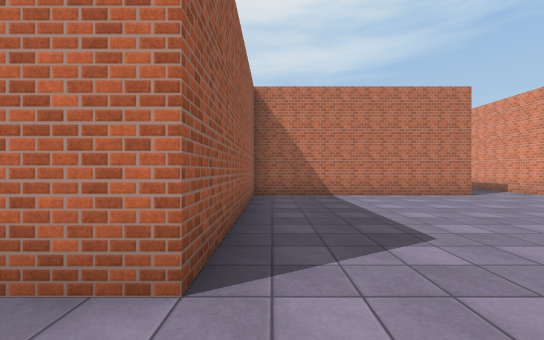
[1] (above)

20 first-person views from a walk through a 3-D level made in the Unity game engine. The camera is 1.4 m above the floor, looks level and sees 90° across. The floor is counted in squares, 2 m on a side. Each view is taken from the middle of a square. On the plan, view 1 faces up. The plan holds only what a view shows up to about 9 squares ahead; the rest is blank. The place goes on beyond the plan. Surface patterns are stand-ins for the level's own textures.

[2]
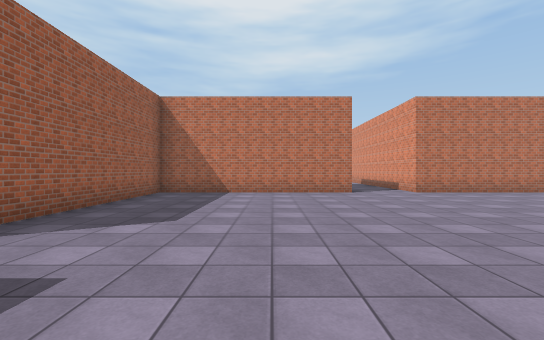

[3]
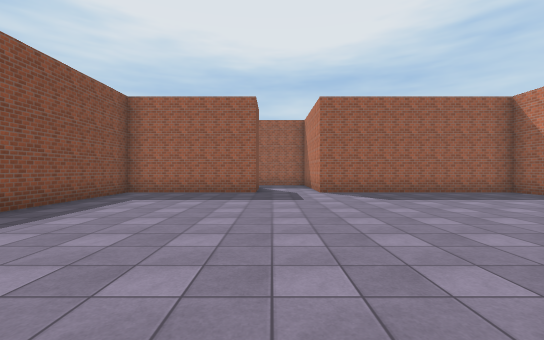

[4]
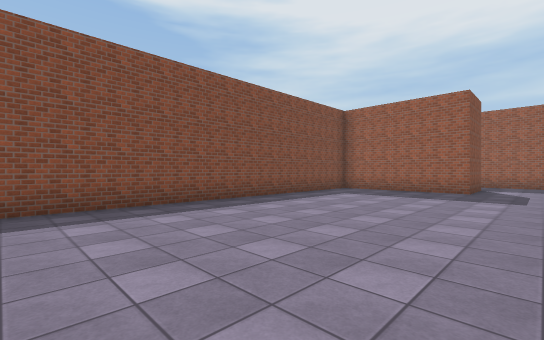

[5]
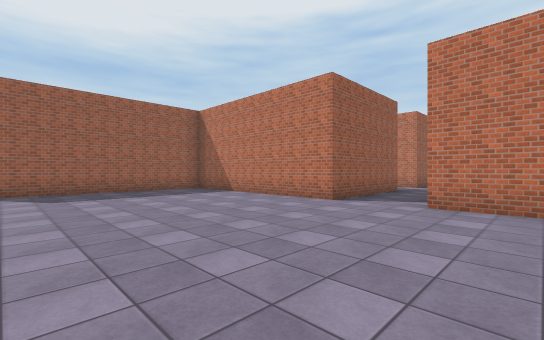

[6]
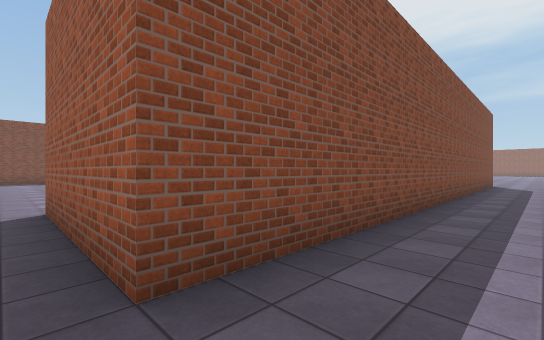

[7]
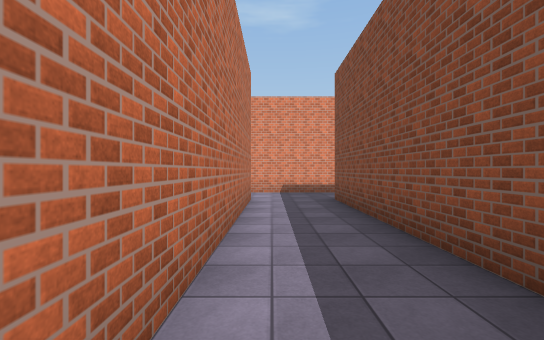

[8]
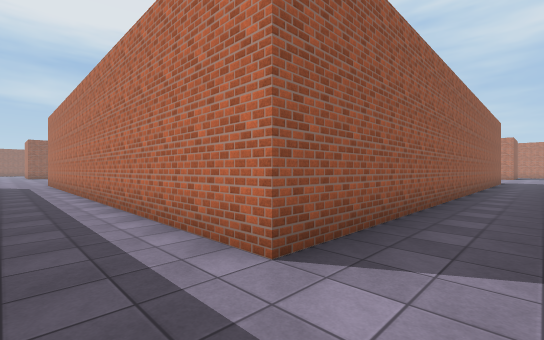

[9]
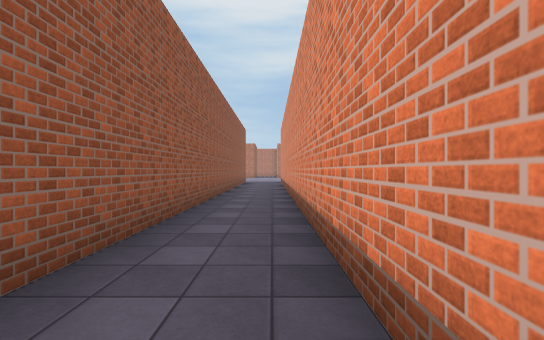

[10]
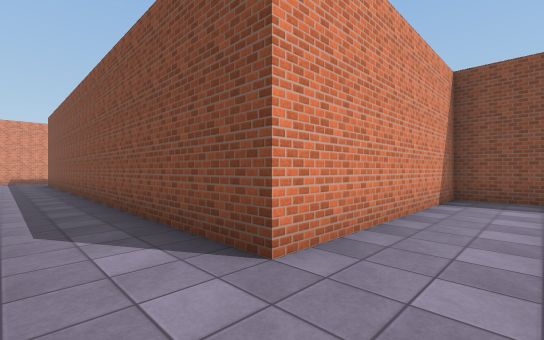

[11]
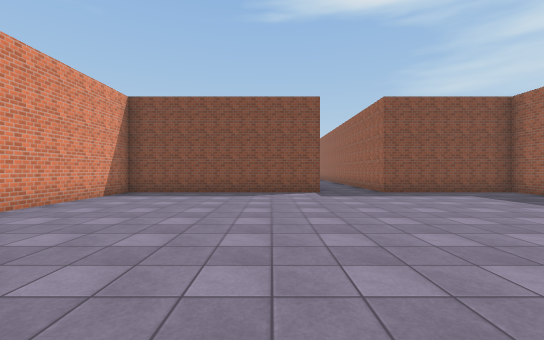

[12]
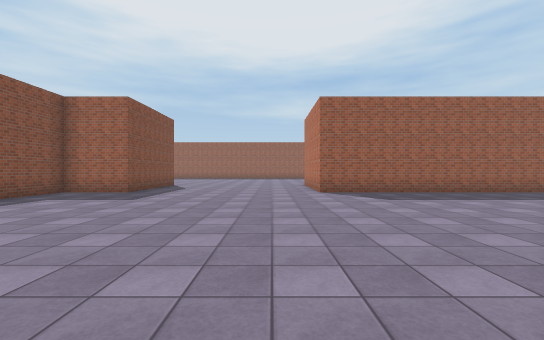

[13]
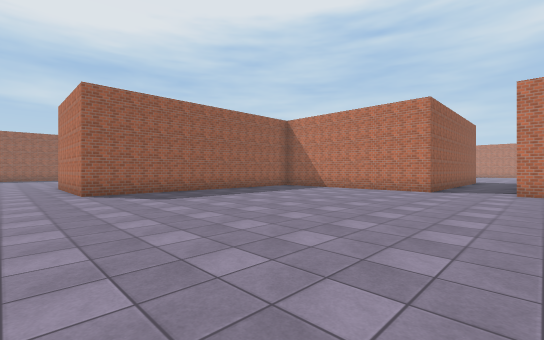

[14]
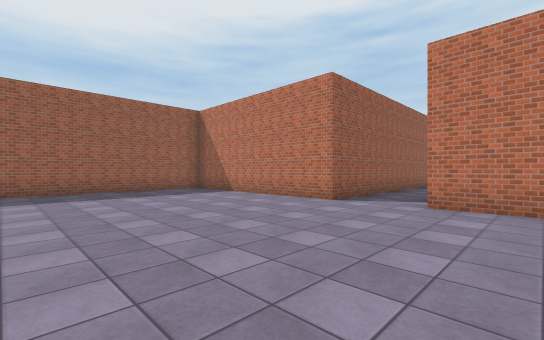

[15]
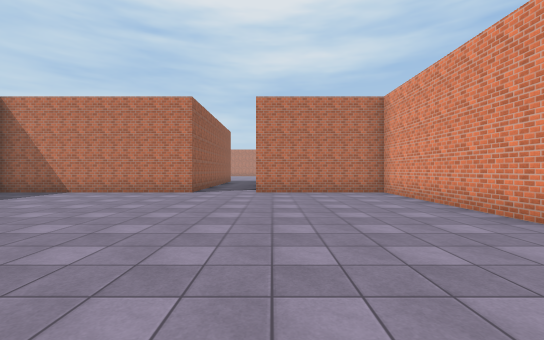

[16]
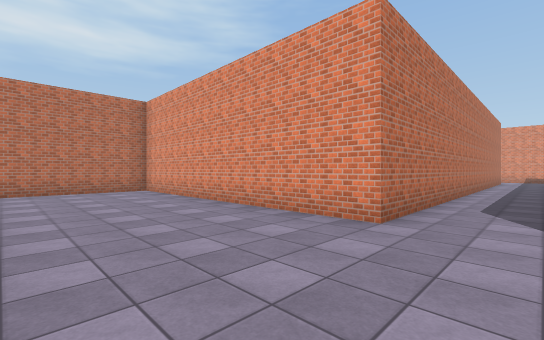

[17]
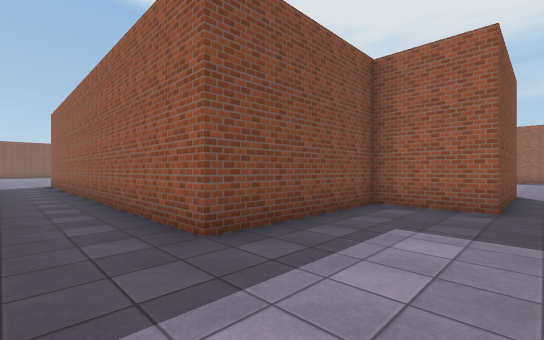

[18]
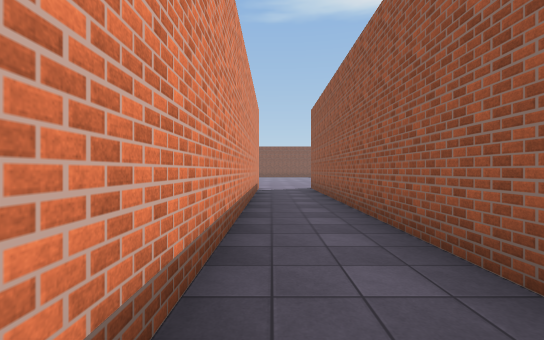

[19]
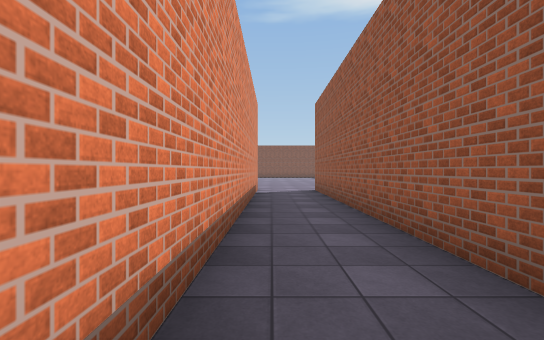

[20]
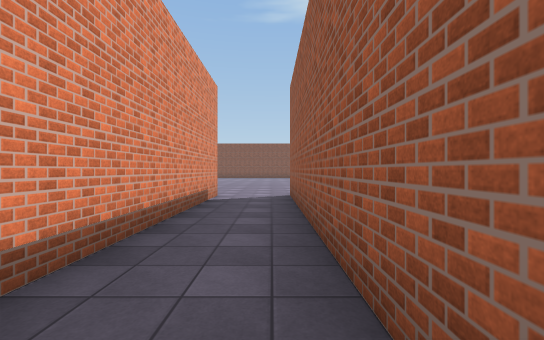

### Floor plan
Points are (right, up) in squares from view 1. A wall is a line through its corners. A room is listed if a view was taken in it or the views show most of it. See-through windows are left out.
Room 1 (views 1, 2, 3, 4, 5, 6, 7, 8, 9)
walls: (9.5, 7.5) (7.5, 7.5) (7.5, 9); (7.5, 11) (7.5, 23); (-2.1, -0.5) (-0.5, -0.5) (-0.5, -4.5) (9, -4.5); (-8.5, 11.5) (5.5, 11.5) (5.5, 7.5) (-0.5, 7.5) (-0.5, 1.5) (-1.5, 1.5); (5.5, 23.1) (5.5, 13.5) (-8.5, 13.5)
ways out: opening at (-8, 12.5) to room 2; opening at (-1.5, 0.5)
Room 2 (views 10, 11, 12, 13, 14, 15, 16, 17, 18, 19, 20)
walls: (-8.5, 13.5) (-8.5, 21.5) (-12.5, 21.5); (-14.5, 5.5) (-8.5, 5.5) (-8.5, 11.5); (-21.4, 7.5) (-20.5, 7.5) (-20.5, 5.5) (-16.5, 5.5) (-16.5, -6.5); (-20.5, 20.5) (-20.5, 13.5) (-21.5, 13.5); (-14.5, 25.2) (-14.5, 21.5) (-20.5, 21.5); (-14.5, -6.5) (-14.5, 3.5)
ways out: opening at (-8, 12.5) to room 1; opening at (-15.5, -6)

Positions as (right, up) in squares from view 1, and headings:
1: (0, 0), facing up
2: (3, -1), facing up
3: (8, 0), facing left
4: (9, 1), facing down-left
5: (9, 2), facing up-left
6: (6, 13), facing down-left
7: (-1, 13), facing right
8: (7, 12), facing up-left
9: (7, 14), facing up
10: (-10, 13), facing down-right
11: (-13, 14), facing down
12: (-12, 12), facing left
13: (-12, 12), facing up-left
14: (-11, 16), facing up-left
15: (-12, 13), facing up
16: (-12, 12), facing up-right
17: (-15, 8), facing down-left
18: (-15, 4), facing down
19: (-15, 3), facing down
20: (-16, 1), facing down
